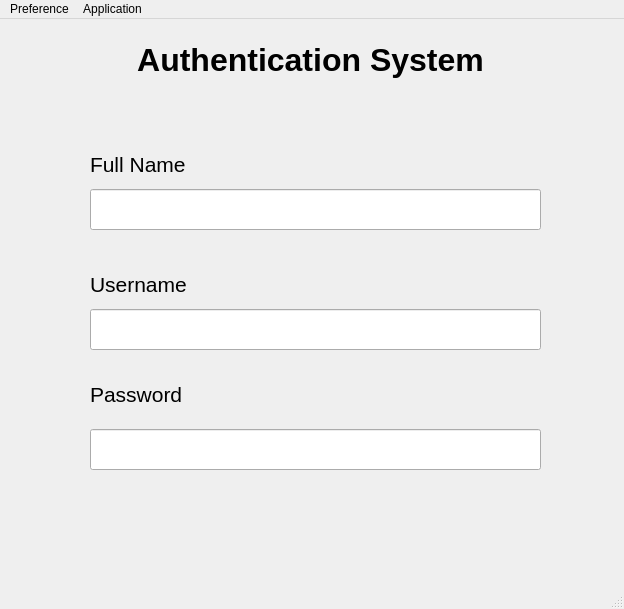
<?xml version="1.0" encoding="UTF-8"?>
<ui version="4.0">
 <class>WindowSignup</class>
 <widget class="QMainWindow" name="WindowSignup">
  <property name="geometry">
   <rect>
    <x>0</x>
    <y>0</y>
    <width>624</width>
    <height>609</height>
   </rect>
  </property>
  <property name="windowTitle">
   <string>SignUp</string>
  </property>
  <widget class="QWidget" name="centralwidget">
   <widget class="QLabel" name="titleLogin">
    <property name="geometry">
     <rect>
      <x>0</x>
      <y>20</y>
      <width>621</width>
      <height>41</height>
     </rect>
    </property>
    <property name="font">
     <font>
      <pointsize>24</pointsize>
      <weight>75</weight>
      <bold>true</bold>
     </font>
    </property>
    <property name="text">
     <string>Authentication System</string>
    </property>
    <property name="alignment">
     <set>Qt::AlignCenter</set>
    </property>
   </widget>
   <widget class="QLineEdit" name="inputUsername">
    <property name="geometry">
     <rect>
      <x>90</x>
      <y>290</y>
      <width>451</width>
      <height>41</height>
     </rect>
    </property>
    <property name="font">
     <font>
      <pointsize>16</pointsize>
     </font>
    </property>
    <property name="statusTip">
     <string>Enter Username</string>
    </property>
   </widget>
   <widget class="QLabel" name="LabelUsername">
    <property name="geometry">
     <rect>
      <x>90</x>
      <y>240</y>
      <width>131</width>
      <height>51</height>
     </rect>
    </property>
    <property name="font">
     <font>
      <pointsize>16</pointsize>
     </font>
    </property>
    <property name="text">
     <string>Username</string>
    </property>
   </widget>
   <widget class="QLabel" name="labelPassword">
    <property name="geometry">
     <rect>
      <x>90</x>
      <y>350</y>
      <width>131</width>
      <height>51</height>
     </rect>
    </property>
    <property name="font">
     <font>
      <pointsize>16</pointsize>
     </font>
    </property>
    <property name="text">
     <string>Password</string>
    </property>
   </widget>
   <widget class="QLineEdit" name="inputPassword">
    <property name="geometry">
     <rect>
      <x>90</x>
      <y>410</y>
      <width>451</width>
      <height>41</height>
     </rect>
    </property>
    <property name="font">
     <font>
      <pointsize>16</pointsize>
     </font>
    </property>
    <property name="statusTip">
     <string>Enter Password</string>
    </property>
    <property name="echoMode">
     <enum>QLineEdit::Password</enum>
    </property>
   </widget>
   <widget class="QLabel" name="LabelFullname">
    <property name="geometry">
     <rect>
      <x>90</x>
      <y>120</y>
      <width>131</width>
      <height>51</height>
     </rect>
    </property>
    <property name="font">
     <font>
      <pointsize>16</pointsize>
     </font>
    </property>
    <property name="text">
     <string>Full Name</string>
    </property>
   </widget>
   <widget class="QLineEdit" name="inputFullname">
    <property name="geometry">
     <rect>
      <x>90</x>
      <y>170</y>
      <width>451</width>
      <height>41</height>
     </rect>
    </property>
    <property name="font">
     <font>
      <pointsize>16</pointsize>
     </font>
    </property>
    <property name="statusTip">
     <string>Enter Username</string>
    </property>
   </widget>
  </widget>
  <widget class="QMenuBar" name="menubar">
   <property name="geometry">
    <rect>
     <x>0</x>
     <y>0</y>
     <width>624</width>
     <height>30</height>
    </rect>
   </property>
   <widget class="QMenu" name="menuPreference">
    <property name="title">
     <string>Preference</string>
    </property>
    <widget class="QMenu" name="menuTheme">
     <property name="title">
      <string>Theme</string>
     </property>
     <addaction name="actionDark"/>
     <addaction name="actionLight"/>
    </widget>
    <addaction name="menuTheme"/>
   </widget>
   <widget class="QMenu" name="menuApplication">
    <property name="title">
     <string>Application</string>
    </property>
    <addaction name="actionAbout"/>
    <addaction name="actionQuit"/>
   </widget>
   <addaction name="menuPreference"/>
   <addaction name="menuApplication"/>
  </widget>
  <widget class="QStatusBar" name="statusbar"/>
  <action name="actionDark">
   <property name="text">
    <string>Dark</string>
   </property>
  </action>
  <action name="actionLight">
   <property name="text">
    <string>Light</string>
   </property>
  </action>
  <action name="actionAbout">
   <property name="text">
    <string>About</string>
   </property>
  </action>
  <action name="actionQuit">
   <property name="text">
    <string>Quit</string>
   </property>
  </action>
 </widget>
 <resources/>
 <connections/>
</ui>
